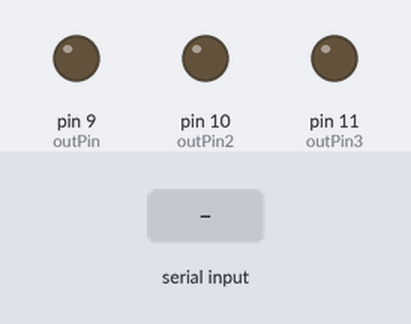
Recording of a sketch running on a simulated Arduino Uno, built with avr-gcc and run on an emulated ATmega328P. On the bench: output pins drawn as LEDs (lit = HIGH). The inputs (shaded band) are chosen by the test bench.

Above: at 1.2 s.
1.3 s: "s" received over Serial
At 1.7 s:
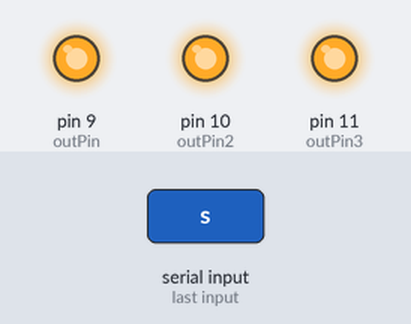
2.8 s: "n" received over Serial
At 4.0 s:
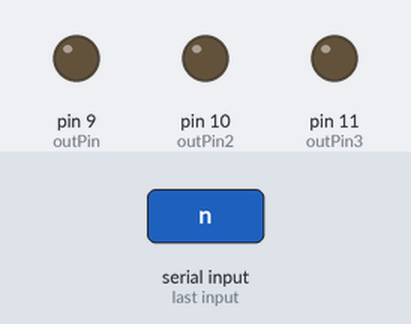
Timing chart, 0 to 5.8 s (numbered marks = the images above; inputs shaded):
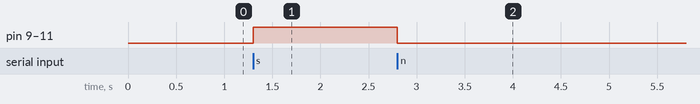

Measured:
- after the input at 1.3 s, pin 9 (outPin), pin 10 (outPin2), pin 11 (outPin3): LOW → HIGH at once
- after the input at 2.8 s, pin 9 (outPin), pin 10 (outPin2), pin 11 (outPin3): HIGH → LOW at once

The sketch:

SerialSender.ino.ino
```cpp
int incomingByte = 110; // for incoming serial data
int outPin = 9;
int outPin2 = 10;
int outPin3 = 11;
void setup() {
  pinMode(outPin, OUTPUT);    // sets the digital pin 13 as output
  pinMode(outPin2, OUTPUT);    // sets the digital pin 13 as output
  pinMode(outPin3, OUTPUT);    // sets the digital pin 13 as output
  Serial.begin(9600); // opens serial port, sets data rate to 9600 bps
}

void loop() {
  // send data only when you receive data:
  // if (Serial.available() > 0) {
    // read the incoming byte:
    incomingByte = Serial.read();

    if (incomingByte == 115){
      digitalWrite(outPin, HIGH);
      digitalWrite(outPin2, HIGH);
      digitalWrite(outPin3, HIGH);}

    if (incomingByte == 110) {
      digitalWrite(outPin, LOW);
      digitalWrite(outPin2, LOW);
      digitalWrite(outPin3, LOW);}
  // }
}
```
